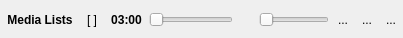
            <widget class="QFrame" name="widgetSet">
             <property name="sizePolicy">
              <sizepolicy hsizetype="Preferred" vsizetype="Fixed">
               <horstretch>0</horstretch>
               <verstretch>0</verstretch>
              </sizepolicy>
             </property>
             <property name="maximumSize">
              <size>
               <width>16777215</width>
               <height>38</height>
              </size>
             </property>
             <layout class="QHBoxLayout" name="horizontalLayout_7">
              <property name="spacing">
               <number>0</number>
              </property>
              <property name="leftMargin">
               <number>0</number>
              </property>
              <property name="topMargin">
               <number>2</number>
              </property>
              <property name="rightMargin">
               <number>0</number>
              </property>
              <property name="bottomMargin">
               <number>0</number>
              </property>
              <item>
               <widget class="QToolButton" name="collectionButton">
                <property name="sizePolicy">
                 <sizepolicy hsizetype="Preferred" vsizetype="Expanding">
                  <horstretch>0</horstretch>
                  <verstretch>0</verstretch>
                 </sizepolicy>
                </property>
                <property name="font">
                 <font>
                  <weight>75</weight>
                  <bold>true</bold>
                 </font>
                </property>
                <property name="toolTip">
                 <string>View Media Lists</string>
                </property>
                <property name="text">
                 <string>Media Lists</string>
                </property>
                <property name="icon">
                 <iconset>
                  <normaloff>convenience/view-media-playlist.png</normaloff>convenience/view-media-playlist.png</iconset>
                </property>
                <property name="iconSize">
                 <size>
                  <width>32</width>
                  <height>32</height>
                 </size>
                </property>
                <property name="toolButtonStyle">
                 <enum>Qt::ToolButtonTextBesideIcon</enum>
                </property>
                <property name="autoRaise">
                 <bool>true</bool>
                </property>
               </widget>
              </item>
              <item>
               <widget class="QFrame" name="frame_13">
                <property name="frameShape">
                 <enum>QFrame::NoFrame</enum>
                </property>
                <property name="frameShadow">
                 <enum>QFrame::Raised</enum>
                </property>
                <layout class="QVBoxLayout" name="verticalLayout_14">
                 <property name="spacing">
                  <number>0</number>
                 </property>
                 <property name="margin">
                  <number>0</number>
                 </property>
                </layout>
               </widget>
              </item>
              <item>
               <widget class="SToolButton" name="fullScreen">
                <property name="toolTip">
                 <string>Show full screen</string>
                </property>
                <property name="text">
                 <string>[ ]</string>
                </property>
                <property name="icon">
                 <iconset>
                  <normaloff>convenience/view-fullscreen.png</normaloff>convenience/view-fullscreen.png</iconset>
                </property>
                <property name="iconSize">
                 <size>
                  <width>16</width>
                  <height>16</height>
                 </size>
                </property>
                <property name="checkable">
                 <bool>true</bool>
                </property>
                <property name="popupMode">
                 <enum>QToolButton::DelayedPopup</enum>
                </property>
                <property name="autoRaise">
                 <bool>true</bool>
                </property>
               </widget>
              </item>
              <item>
               <widget class="QFrame" name="frame_15">
                <property name="frameShape">
                 <enum>QFrame::NoFrame</enum>
                </property>
                <property name="frameShadow">
                 <enum>QFrame::Raised</enum>
                </property>
                <layout class="QVBoxLayout" name="verticalLayout_15">
                 <property name="spacing">
                  <number>0</number>
                 </property>
                 <property name="margin">
                  <number>0</number>
                 </property>
                </layout>
               </widget>
              </item>
              <item>
               <widget class="SFrame" name="volumeFrame">
                <property name="sizePolicy">
                 <sizepolicy hsizetype="Minimum" vsizetype="Preferred">
                  <horstretch>0</horstretch>
                  <verstretch>0</verstretch>
                 </sizepolicy>
                </property>
                <property name="maximumSize">
                 <size>
                  <width>16777215</width>
                  <height>16777215</height>
                 </size>
                </property>
                <property name="frameShape">
                 <enum>QFrame::NoFrame</enum>
                </property>
                <property name="frameShadow">
                 <enum>QFrame::Raised</enum>
                </property>
                <layout class="QHBoxLayout" name="horizontalLayout_8">
                 <property name="spacing">
                  <number>0</number>
                 </property>
                 <property name="margin">
                  <number>0</number>
                 </property>
                </layout>
               </widget>
              </item>
              <item>
               <widget class="QToolButton" name="seekTime">
                <property name="sizePolicy">
                 <sizepolicy hsizetype="Preferred" vsizetype="Fixed">
                  <horstretch>0</horstretch>
                  <verstretch>0</verstretch>
                 </sizepolicy>
                </property>
                <property name="font">
                 <font>
                  <weight>75</weight>
                  <bold>true</bold>
                 </font>
                </property>
                <property name="toolTip">
                 <string>&lt;b&gt;Time elapsed&lt;/b&gt;&lt;br&gt;Click to show remaining time</string>
                </property>
                <property name="text">
                 <string notr="true">03:00</string>
                </property>
                <property name="autoRaise">
                 <bool>true</bool>
                </property>
               </widget>
              </item>
              <item>
               <widget class="SFrame" name="toolsFrame">
                <property name="sizePolicy">
                 <sizepolicy hsizetype="Minimum" vsizetype="Preferred">
                  <horstretch>0</horstretch>
                  <verstretch>0</verstretch>
                 </sizepolicy>
                </property>
                <property name="frameShape">
                 <enum>QFrame::NoFrame</enum>
                </property>
                <property name="frameShadow">
                 <enum>QFrame::Raised</enum>
                </property>
                <layout class="QHBoxLayout" name="horizontalLayout_9">
                 <property name="spacing">
                  <number>0</number>
                 </property>
                 <property name="margin">
                  <number>0</number>
                 </property>
                </layout>
               </widget>
              </item>
              <item>
               <widget class="QFrame" name="seekFrame">
                <property name="sizePolicy">
                 <sizepolicy hsizetype="Preferred" vsizetype="Preferred">
                  <horstretch>0</horstretch>
                  <verstretch>0</verstretch>
                 </sizepolicy>
                </property>
                <property name="frameShape">
                 <enum>QFrame::NoFrame</enum>
                </property>
                <property name="frameShadow">
                 <enum>QFrame::Raised</enum>
                </property>
                <layout class="QHBoxLayout" name="horizontalLayout_4">
                 <property name="spacing">
                  <number>0</number>
                 </property>
                 <property name="margin">
                  <number>0</number>
                 </property>
                </layout>
               </widget>
              </item>
              <item>
               <widget class="Phonon::SeekSlider" name="seekSlider">
                <property name="sizePolicy">
                 <sizepolicy hsizetype="Expanding" vsizetype="Fixed">
                  <horstretch>0</horstretch>
                  <verstretch>0</verstretch>
                 </sizepolicy>
                </property>
                <property name="toolTip">
                 <string/>
                </property>
                <property name="orientation">
                 <enum>Qt::Horizontal</enum>
                </property>
               </widget>
              </item>
              <item>
               <spacer name="horizontalSpacer">
                <property name="orientation">
                 <enum>Qt::Horizontal</enum>
                </property>
                <property name="sizeType">
                 <enum>QSizePolicy::Fixed</enum>
                </property>
                <property name="sizeHint" stdset="0">
                 <size>
                  <width>2</width>
                  <height>20</height>
                 </size>
                </property>
               </spacer>
              </item>
              <item>
               <widget class="QFrame" name="frame_14">
                <property name="frameShape">
                 <enum>QFrame::NoFrame</enum>
                </property>
                <property name="frameShadow">
                 <enum>QFrame::Raised</enum>
                </property>
                <layout class="QVBoxLayout" name="verticalLayout_12">
                 <property name="spacing">
                  <number>0</number>
                 </property>
                 <property name="leftMargin">
                  <number>0</number>
                 </property>
                 <property name="topMargin">
                  <number>8</number>
                 </property>
                 <property name="rightMargin">
                  <number>0</number>
                 </property>
                 <property name="bottomMargin">
                  <number>0</number>
                 </property>
                </layout>
               </widget>
              </item>
              <item>
               <widget class="SToolButton" name="volumeIcon">
                <property name="sizePolicy">
                 <sizepolicy hsizetype="Fixed" vsizetype="Fixed">
                  <horstretch>0</horstretch>
                  <verstretch>0</verstretch>
                 </sizepolicy>
                </property>
                <property name="toolTip">
                 <string>Mute volume</string>
                </property>
                <property name="text">
                 <string/>
                </property>
                <property name="icon">
                 <iconset>
                  <normaloff>convenience/preferences-desktop-text-to-speech.png</normaloff>convenience/preferences-desktop-text-to-speech.png</iconset>
                </property>
                <property name="iconSize">
                 <size>
                  <width>16</width>
                  <height>16</height>
                 </size>
                </property>
                <property name="checkable">
                 <bool>true</bool>
                </property>
                <property name="autoRaise">
                 <bool>true</bool>
                </property>
               </widget>
              </item>
              <item>
               <widget class="Phonon::VolumeSlider" name="volumeSlider">
                <property name="sizePolicy">
                 <sizepolicy hsizetype="Maximum" vsizetype="Fixed">
                  <horstretch>0</horstretch>
                  <verstretch>0</verstretch>
                 </sizepolicy>
                </property>
                <property name="maximumSize">
                 <size>
                  <width>70</width>
                  <height>16777215</height>
                 </size>
                </property>
                <property name="toolTip">
                 <string>Volume</string>
                </property>
                <property name="orientation">
                 <enum>Qt::Horizontal</enum>
                </property>
               </widget>
              </item>
              <item>
               <spacer name="horizontalSpacer_3">
                <property name="orientation">
                 <enum>Qt::Horizontal</enum>
                </property>
                <property name="sizeType">
                 <enum>QSizePolicy::Fixed</enum>
                </property>
                <property name="sizeHint" stdset="0">
                 <size>
                  <width>2</width>
                  <height>20</height>
                 </size>
                </property>
               </spacer>
              </item>
              <item>
               <widget class="QToolButton" name="mediaPrevious">
                <property name="text">
                 <string>...</string>
                </property>
                <property name="icon">
                 <iconset>
                  <normaloff>convenience/media-skip-backward.png</normaloff>convenience/media-skip-backward.png</iconset>
                </property>
                <property name="iconSize">
                 <size>
                  <width>22</width>
                  <height>22</height>
                 </size>
                </property>
                <property name="autoRaise">
                 <bool>true</bool>
                </property>
               </widget>
              </item>
              <item>
               <widget class="QToolButton" name="mediaPlayPause">
                <property name="sizePolicy">
                 <sizepolicy hsizetype="Fixed" vsizetype="Expanding">
                  <horstretch>0</horstretch>
                  <verstretch>0</verstretch>
                 </sizepolicy>
                </property>
                <property name="toolTip">
                 <string/>
                </property>
                <property name="text">
                 <string>...</string>
                </property>
                <property name="icon">
                 <iconset>
                  <normaloff>convenience/media-playback-start.png</normaloff>convenience/media-playback-start.png</iconset>
                </property>
                <property name="iconSize">
                 <size>
                  <width>32</width>
                  <height>32</height>
                 </size>
                </property>
                <property name="autoRaise">
                 <bool>true</bool>
                </property>
               </widget>
              </item>
              <item>
               <widget class="QToolButton" name="mediaNext">
                <property name="text">
                 <string>...</string>
                </property>
                <property name="icon">
                 <iconset>
                  <normaloff>convenience/media-skip-forward.png</normaloff>convenience/media-skip-forward.png</iconset>
                </property>
                <property name="iconSize">
                 <size>
                  <width>22</width>
                  <height>22</height>
                 </size>
                </property>
                <property name="autoRaise">
                 <bool>true</bool>
                </property>
               </widget>
              </item>
             </layout>
            </widget>
